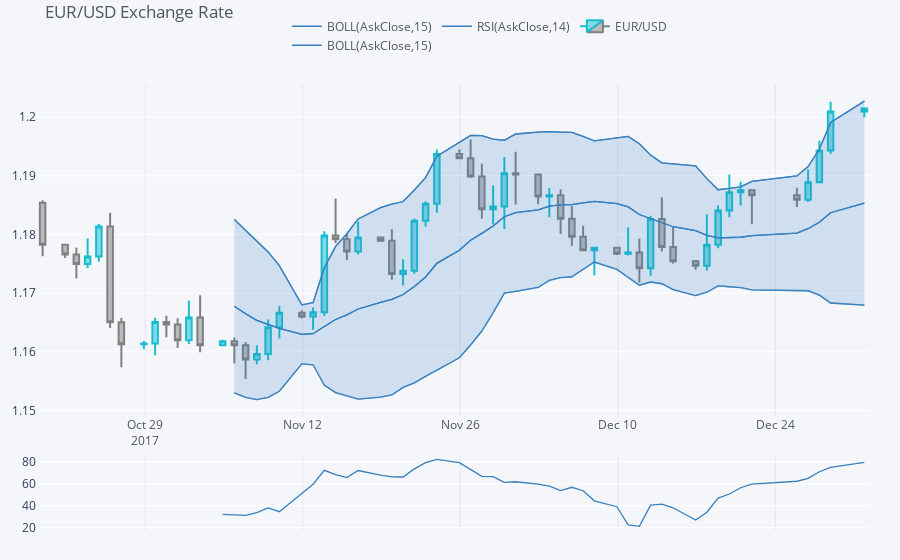

The notebook cell saved with this chart:
### Code cell
plyo.iplot(qf.iplot(asFigure=True),
     image='png',
     filename='qf_02')
